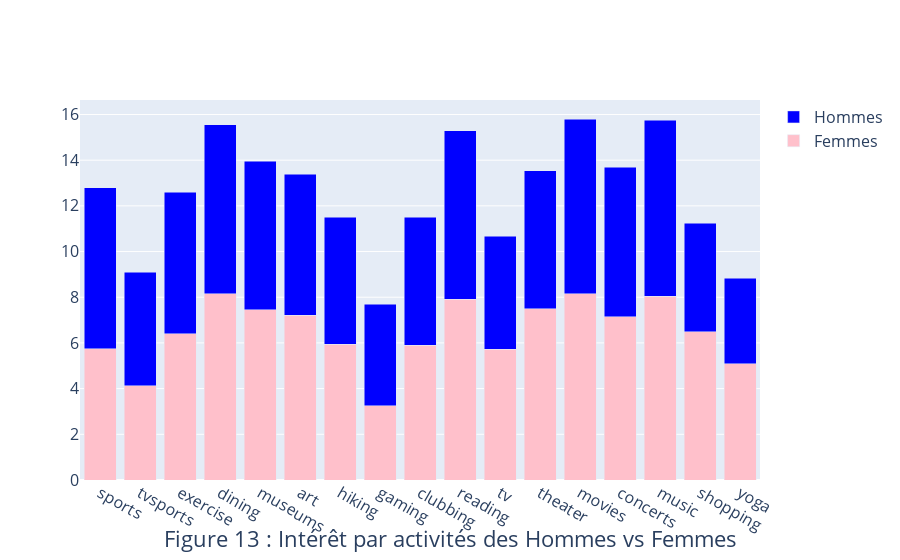

This figure's notebook cell:
### Code cell
trace0 = go.Bar(
    x=activities.columns.values,
    y=activities.iloc[0],
    name='Femmes',
    marker=dict(
    color='pink'
    )
)
trace1 = go.Bar(
    x=activities.columns.values,
    y=activities.iloc[1],
    name='Hommes',
    marker=dict(
    color='blue'
    )
)

data = [trace0, trace1]
layout = go.Layout(
    title={
                  'text': "Figure 13 : Intérêt par activités des Hommes vs Femmes",
                  'y':0.05,
                  'x':0.5,
                  'xanchor': 'center',
                  'yanchor': 'top'},
    font=dict(
        size=16
    ),
    barmode = 'stack',
    legend=dict(
        font=dict(
            size=16
        )
    )
)
fig = go.Figure(data=data, layout=layout)
fig.show()

### Figure 1 — Plotly figure (JSON) as saved in the notebook; plotly's stock layout.template omitted (floating-point values rounded to 4 significant figures)
{"data": [{"marker": {"color": "pink"}, "name": "Femmes", "type": "bar", "x": ["sports", "tvsports", "exercise", "dining", "museums", "art", "hiking", "gaming", "clubbing", "reading", "tv", "theater", "movies", "concerts", "music", "shopping", "yoga"], "y": [5.739, 4.127, 6.396, 8.149, 7.444, 7.213, 5.933, 3.246, 5.903, 7.903, 5.731, 7.5, 8.146, 7.153, 8.037, 6.493, 5.078]}, {"marker": {"color": "blue"}, "name": "Hommes", "type": "bar", "x": ["sports", "tvsports", "exercise", "dining", "museums", "art", "hiking", "gaming", "clubbing", "reading", "tv", "theater", "movies", "concerts", "music", "shopping", "yoga"], "y": [7.055, 4.978, 6.197, 7.405, 6.515, 6.172, 5.566, 4.442, 5.591, 7.387, 4.931, 6.036, 7.657, 6.544, 7.715, 4.745, 3.759]}], "layout": {"autosize": true, "barmode": "stack", "font": {"size": 16}, "legend": {"font": {"size": 16}}, "title": {"text": "Figure 13 : Intérêt par activités des Hommes vs Femmes", "x": 0.5, "xanchor": "center", "y": 0.05, "yanchor": "top"}, "xaxis": {"autorange": true, "range": [-0.5, 16.5], "type": "category"}, "yaxis": {"autorange": true, "range": [0, 16.63], "type": "linear"}}}
